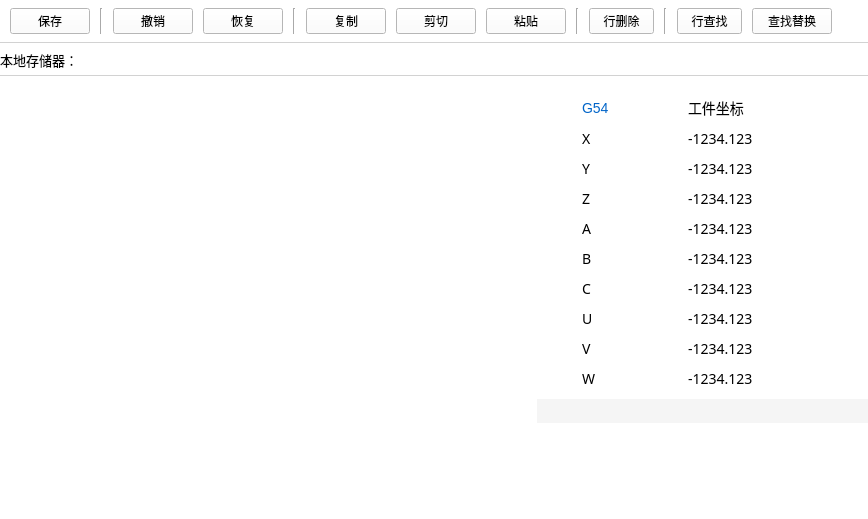
<?xml version="1.0" encoding="UTF-8"?>
<ui version="4.0">
 <class>ProgramEditBarClass</class>
 <widget class="QWidget" name="ProgramEditBarClass">
  <property name="geometry">
   <rect>
    <x>0</x>
    <y>0</y>
    <width>838</width>
    <height>519</height>
   </rect>
  </property>
  <property name="minimumSize">
   <size>
    <width>0</width>
    <height>519</height>
   </size>
  </property>
  <property name="maximumSize">
   <size>
    <width>16777215</width>
    <height>16777215</height>
   </size>
  </property>
  <property name="windowTitle">
   <string>Form</string>
  </property>
  <property name="styleSheet">
   <string notr="true">background:#FFFFFF;</string>
  </property>
  <layout class="QVBoxLayout" name="verticalLayout" stretch="0,0,30,0,448">
   <property name="spacing">
    <number>0</number>
   </property>
   <property name="margin">
    <number>0</number>
   </property>
   <item>
    <widget class="QWidget" name="buttonWidget_" native="true">
     <layout class="QHBoxLayout" name="buttonLayout_">
      <property name="spacing">
       <number>10</number>
      </property>
      <property name="leftMargin">
       <number>10</number>
      </property>
      <property name="topMargin">
       <number>8</number>
      </property>
      <property name="rightMargin">
       <number>36</number>
      </property>
      <property name="bottomMargin">
       <number>8</number>
      </property>
      <item>
       <widget class="ltp::base::PushButton" name="saveButton_">
        <property name="text">
         <string>保存</string>
        </property>
       </widget>
      </item>
      <item>
       <widget class="Line" name="line_3">
        <property name="styleSheet">
         <string notr="true">border-left: 1px solid #D2D2D2;</string>
        </property>
        <property name="orientation">
         <enum>Qt::Vertical</enum>
        </property>
       </widget>
      </item>
      <item>
       <widget class="ltp::base::PushButton" name="repealButton_">
        <property name="text">
         <string>撤销</string>
        </property>
       </widget>
      </item>
      <item>
       <widget class="ltp::base::PushButton" name="recoverButton_">
        <property name="text">
         <string>恢复</string>
        </property>
       </widget>
      </item>
      <item>
       <widget class="Line" name="line_4">
        <property name="styleSheet">
         <string notr="true">border-left: 1px solid #D2D2D2;</string>
        </property>
        <property name="orientation">
         <enum>Qt::Vertical</enum>
        </property>
       </widget>
      </item>
      <item>
       <widget class="ltp::base::PushButton" name="copyButton_">
        <property name="text">
         <string>复制</string>
        </property>
       </widget>
      </item>
      <item>
       <widget class="ltp::base::PushButton" name="cutButton_">
        <property name="text">
         <string>剪切</string>
        </property>
       </widget>
      </item>
      <item>
       <widget class="ltp::base::PushButton" name="pasteButton_">
        <property name="text">
         <string>粘贴</string>
        </property>
       </widget>
      </item>
      <item>
       <widget class="Line" name="line_5">
        <property name="styleSheet">
         <string notr="true">border-left: 1px solid #D2D2D2;</string>
        </property>
        <property name="orientation">
         <enum>Qt::Vertical</enum>
        </property>
       </widget>
      </item>
      <item>
       <widget class="ltp::base::PushButton" name="removeLineButton_">
        <property name="minimumSize">
         <size>
          <width>65</width>
          <height>0</height>
         </size>
        </property>
        <property name="text">
         <string>行删除</string>
        </property>
       </widget>
      </item>
      <item>
       <widget class="Line" name="line_6">
        <property name="styleSheet">
         <string notr="true">border-left: 1px solid #D2D2D2;</string>
        </property>
        <property name="orientation">
         <enum>Qt::Vertical</enum>
        </property>
       </widget>
      </item>
      <item>
       <widget class="ltp::base::PushButton" name="fineLineButton_">
        <property name="minimumSize">
         <size>
          <width>65</width>
          <height>0</height>
         </size>
        </property>
        <property name="text">
         <string>行查找</string>
        </property>
       </widget>
      </item>
      <item>
       <widget class="ltp::base::PushButton" name="findAndReplaceButton_">
        <property name="minimumSize">
         <size>
          <width>80</width>
          <height>0</height>
         </size>
        </property>
        <property name="text">
         <string>查找替换</string>
        </property>
       </widget>
      </item>
     </layout>
    </widget>
   </item>
   <item>
    <widget class="Line" name="line">
     <property name="styleSheet">
      <string notr="true">border-top: 1px solid #D2D2D2;</string>
     </property>
     <property name="orientation">
      <enum>Qt::Horizontal</enum>
     </property>
    </widget>
   </item>
   <item>
    <widget class="QLabel" name="programTitleLabel_">
     <property name="styleSheet">
      <string notr="true">font:13px SIMHEI;</string>
     </property>
     <property name="text">
      <string>本地存储器：</string>
     </property>
    </widget>
   </item>
   <item>
    <widget class="Line" name="line_2">
     <property name="styleSheet">
      <string notr="true">border-top: 1px solid #D2D2D2;</string>
     </property>
     <property name="orientation">
      <enum>Qt::Horizontal</enum>
     </property>
    </widget>
   </item>
   <item>
    <layout class="QHBoxLayout" name="mainContainerLayout_" stretch="420,259">
     <property name="spacing">
      <number>0</number>
     </property>
     <item>
      <widget class="ltp::base::TextEdit" name="textEdit_" native="true"/>
     </item>
     <item>
      <widget class="QWidget" name="sideBarWidget_" native="true">
       <layout class="QVBoxLayout" name="verticalLayout_2" stretch="186,300">
        <property name="spacing">
         <number>0</number>
        </property>
        <property name="leftMargin">
         <number>0</number>
        </property>
        <property name="rightMargin">
         <number>0</number>
        </property>
        <item>
         <widget class="QWidget" name="commandPanelWidget_" native="true">
          <layout class="QGridLayout" name="gridLayout">
           <property name="leftMargin">
            <number>45</number>
           </property>
           <property name="topMargin">
            <number>10</number>
           </property>
           <property name="rightMargin">
            <number>80</number>
           </property>
           <property name="bottomMargin">
            <number>10</number>
           </property>
           <property name="verticalSpacing">
            <number>10</number>
           </property>
           <item row="1" column="1">
            <widget class="QLabel" name="workpieceCoordinateAxesX_">
             <property name="styleSheet">
              <string notr="true">font:14px Arial Bold;</string>
             </property>
             <property name="text">
              <string>-1234.123</string>
             </property>
            </widget>
           </item>
           <item row="1" column="0">
            <widget class="QLabel" name="axesLabelX_">
             <property name="styleSheet">
              <string notr="true">font:14px Arial Bold;</string>
             </property>
             <property name="text">
              <string>X</string>
             </property>
            </widget>
           </item>
           <item row="0" column="0">
            <widget class="QLabel" name="currentWorkpieceCoordinate_">
             <property name="styleSheet">
              <string notr="true">font: 14px Arial; color:#0064C8;</string>
             </property>
             <property name="text">
              <string>G54</string>
             </property>
            </widget>
           </item>
           <item row="0" column="1">
            <widget class="QLabel" name="label_3">
             <property name="styleSheet">
              <string notr="true">font:14px SIMHEI;</string>
             </property>
             <property name="text">
              <string>工件坐标</string>
             </property>
            </widget>
           </item>
           <item row="7" column="0">
            <widget class="QLabel" name="axesLabelU_">
             <property name="styleSheet">
              <string notr="true">font:14px Arial Bold;</string>
             </property>
             <property name="text">
              <string>U</string>
             </property>
            </widget>
           </item>
           <item row="6" column="0">
            <widget class="QLabel" name="axesLabelC_">
             <property name="styleSheet">
              <string notr="true">font:14px Arial Bold;</string>
             </property>
             <property name="text">
              <string>C</string>
             </property>
            </widget>
           </item>
           <item row="8" column="0">
            <widget class="QLabel" name="axesLabelV_">
             <property name="styleSheet">
              <string notr="true">font:14px Arial Bold;</string>
             </property>
             <property name="text">
              <string>V</string>
             </property>
            </widget>
           </item>
           <item row="2" column="0">
            <widget class="QLabel" name="axesLabelY_">
             <property name="styleSheet">
              <string notr="true">font:14px Arial Bold;</string>
             </property>
             <property name="text">
              <string>Y</string>
             </property>
            </widget>
           </item>
           <item row="5" column="0">
            <widget class="QLabel" name="axesLabelB_">
             <property name="styleSheet">
              <string notr="true">font:14px Arial Bold;</string>
             </property>
             <property name="text">
              <string>B</string>
             </property>
            </widget>
           </item>
           <item row="4" column="0">
            <widget class="QLabel" name="axesLabelA_">
             <property name="styleSheet">
              <string notr="true">font:14px Arial Bold;</string>
             </property>
             <property name="text">
              <string>A</string>
             </property>
            </widget>
           </item>
           <item row="3" column="0">
            <widget class="QLabel" name="axesLabelZ_">
             <property name="styleSheet">
              <string notr="true">font:14px Arial Bold;</string>
             </property>
             <property name="text">
              <string>Z</string>
             </property>
            </widget>
           </item>
           <item row="9" column="0">
            <widget class="QLabel" name="axesLabelW_">
             <property name="styleSheet">
              <string notr="true">font:14px Arial Bold;</string>
             </property>
             <property name="text">
              <string>W</string>
             </property>
            </widget>
           </item>
           <item row="2" column="1">
            <widget class="QLabel" name="workpieceCoordinateAxesY_">
             <property name="styleSheet">
              <string notr="true">font:14px Arial Bold;</string>
             </property>
             <property name="text">
              <string>-1234.123</string>
             </property>
            </widget>
           </item>
           <item row="3" column="1">
            <widget class="QLabel" name="workpieceCoordinateAxesZ_">
             <property name="styleSheet">
              <string notr="true">font:14px Arial Bold;</string>
             </property>
             <property name="text">
              <string>-1234.123</string>
             </property>
            </widget>
           </item>
           <item row="4" column="1">
            <widget class="QLabel" name="workpieceCoordinateAxesA_">
             <property name="styleSheet">
              <string notr="true">font:14px Arial Bold;</string>
             </property>
             <property name="text">
              <string>-1234.123</string>
             </property>
            </widget>
           </item>
           <item row="5" column="1">
            <widget class="QLabel" name="workpieceCoordinateAxesB_">
             <property name="styleSheet">
              <string notr="true">font:14px Arial Bold;</string>
             </property>
             <property name="text">
              <string>-1234.123</string>
             </property>
            </widget>
           </item>
           <item row="6" column="1">
            <widget class="QLabel" name="workpieceCoordinateAxesC_">
             <property name="styleSheet">
              <string notr="true">font:14px Arial Bold;</string>
             </property>
             <property name="text">
              <string>-1234.123</string>
             </property>
            </widget>
           </item>
           <item row="7" column="1">
            <widget class="QLabel" name="workpieceCoordinateAxesU_">
             <property name="styleSheet">
              <string notr="true">font:14px Arial Bold;</string>
             </property>
             <property name="text">
              <string>-1234.123</string>
             </property>
            </widget>
           </item>
           <item row="8" column="1">
            <widget class="QLabel" name="workpieceCoordinateAxesV_">
             <property name="styleSheet">
              <string notr="true">font:14px Arial Bold;</string>
             </property>
             <property name="text">
              <string>-1234.123</string>
             </property>
            </widget>
           </item>
           <item row="9" column="1">
            <widget class="QLabel" name="workpieceCoordinateAxesW_">
             <property name="styleSheet">
              <string notr="true">font:14px Arial Bold;</string>
             </property>
             <property name="text">
              <string>-1234.123</string>
             </property>
            </widget>
           </item>
          </layout>
         </widget>
        </item>
        <item>
         <widget class="QWidget" name="teachSideBarWidget_" native="true">
          <layout class="QVBoxLayout" name="verticalLayout_3" stretch="24,277">
           <property name="margin">
            <number>0</number>
           </property>
           <item>
            <widget class="QLabel" name="teachTitle_">
             <property name="minimumSize">
              <size>
               <width>0</width>
               <height>24</height>
              </size>
             </property>
             <property name="styleSheet">
              <string notr="true">font:14px SIMHEI;
background:#F5F5F5;</string>
             </property>
             <property name="text">
              <string/>
             </property>
            </widget>
           </item>
           <item>
            <widget class="QLabel" name="teachSchematicDiagram_">
             <property name="text">
              <string/>
             </property>
            </widget>
           </item>
          </layout>
         </widget>
        </item>
       </layout>
      </widget>
     </item>
    </layout>
   </item>
  </layout>
 </widget>
 <customwidgets>
  <customwidget>
   <class>ltp::base::TextEdit</class>
   <extends>QWidget</extends>
   <header>../base/textedit.h</header>
   <container>1</container>
  </customwidget>
  <customwidget>
   <class>ltp::base::PushButton</class>
   <extends>QPushButton</extends>
   <header>base/pushbutton.h</header>
  </customwidget>
 </customwidgets>
 <resources/>
 <connections/>
</ui>
